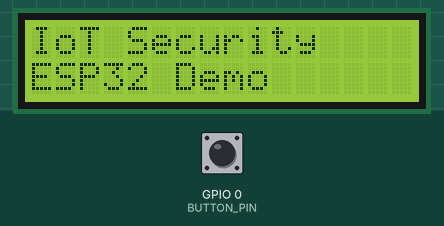
Recording of a sketch running on a simulated ESP32. Shown: 16×2 character LCD. The inputs (shaded band) are chosen by the test bench; at power-on: GPIO 0 (BUTTON_PIN) HIGH. WiFi joins after 1.5 s; servers stay silent unless stated; what the sketch prints to the serial monitor is not drawn.

Above: at 0.6 s.
At 4.2 s:
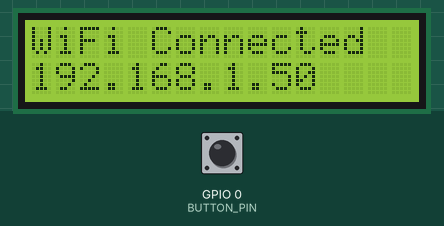
At 26.5 s:
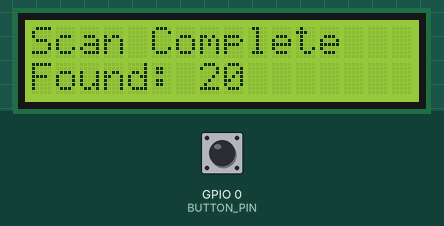
At 28.6 s:
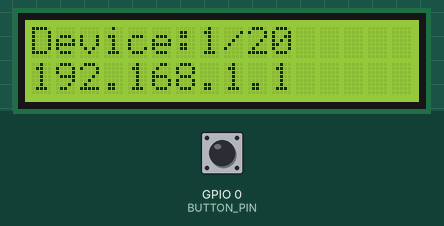
At 33.6 s:
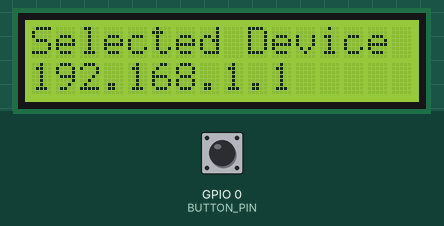
At 37.1 s:
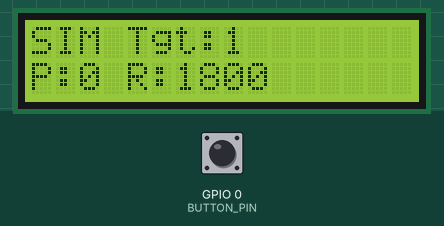

Measured:
- what the display in image 0 shows lasts 2.0 s, from 0.6 s to 2.6 s
- what the display in image 3 shows lasts 5.0 s, from 28.5 s to 33.5 s
- what the display in image 5 shows lasts 0.5 s, from 37.1 s to 37.6 s

The sketch:

Denial_of_Service_Attack_IOT.ino
```cpp
#include <WiFi.h>
#include <ESPping.h>
#include <Wire.h>
#include <LiquidCrystal_I2C.h>

// ==========================================
// Project: Denial of Service Attack IoT
// Platform: ESP32
// Purpose: Educational Network Security Demo
// ==========================================

// Wi-Fi Configuration
// Replace these values for local testing.
// Do not publish real Wi-Fi credentials.

const char* ssid = "YOUR_WIFI_NAME";
const char* password = "YOUR_WIFI_PASSWORD";

// Hardware Configuration
#define BUTTON_PIN 0
#define LCD_SDA 21
#define LCD_SCL 22

LiquidCrystal_I2C lcd(0x27, 16, 2);

// Network Discovery
const int MAX_DEVICES = 20;
IPAddress devices[MAX_DEVICES];

int devicesFound = 0;
int selectedIndex = 0;

IPAddress selectedIP(0, 0, 0, 0);

// Simulation Statistics
unsigned long simulatedPackets = 0;
unsigned long startTime = 0;
unsigned long lastLCD = 0;
unsigned long lastSerial = 0;

const unsigned long DISPLAY_INTERVAL = 500;
const unsigned long SIMULATED_RATE = 1800;

// ==========================================
// 1. LCD Helper
// ==========================================

void showMessage(const String& line1,
                 const String& line2 = "") {
  lcd.clear();
  lcd.setCursor(0, 0);
  lcd.print(line1);
  lcd.setCursor(0, 1);
  lcd.print(line2);
}

// ==========================================
// 2. Wi-Fi Connection
// ==========================================

void connectWiFi() {
  showMessage("Connecting...", "Please wait");

  WiFi.mode(WIFI_STA);
  WiFi.begin(ssid, password);

  Serial.println("Connecting to Wi-Fi...");

  while (WiFi.status() != WL_CONNECTED) {
    delay(500);
    Serial.print(".");
  }

  Serial.println();
  Serial.println("Wi-Fi connected!");

  Serial.print("ESP32 IP: ");
  Serial.println(WiFi.localIP());

  showMessage("WiFi Connected", WiFi.localIP().toString());
  delay(2000);
}

// ==========================================
// 3. Network Discovery
// ==========================================

void scanNetwork() {
  showMessage("Scanning LAN...", "Please wait");

  Serial.println();
  Serial.println("=== Network Discovery ===");

  devicesFound = 0;

  IPAddress localIP = WiFi.localIP();

  for (int i = 1;
       i <= 254 && devicesFound < MAX_DEVICES;
       i++) {

    IPAddress testIP(
      localIP[0],
      localIP[1],
      localIP[2],
      i
    );

    if (testIP == localIP) {
      continue;
    }

    lcd.setCursor(0, 1);
    lcd.print("Scan:");
    lcd.print(i);
    lcd.print("/254    ");

    if (Ping.ping(testIP, 1)) {
      devices[devicesFound] = testIP;
      devicesFound++;

      Serial.print("Found: ");
      Serial.println(testIP.toString());
    }
  }

  Serial.print("Total devices found: ");
  Serial.println(devicesFound);

  showMessage(
    "Scan Complete",
    "Found: " + String(devicesFound)
  );

  delay(2000);
}

// ==========================================
// 4. Device Selection
// ==========================================

void selectDevice() {
  if (devicesFound == 0) {
    showMessage("No Devices", "Restarting...");
    delay(3000);
    ESP.restart();
  }

  selectedIndex = 0;

  unsigned long lastChange = millis();
  unsigned long lastButton = 0;

  const unsigned long CONFIRM_DELAY = 5000;

  Serial.println();
  Serial.println("=== Device Selection ===");
  Serial.println("Press BOOT to change device.");

  while (true) {
    unsigned long now = millis();

    if (digitalRead(BUTTON_PIN) == LOW &&
        now - lastButton > 300) {

      lastButton = now;
      lastChange = now;

      selectedIndex =
        (selectedIndex + 1) % devicesFound;

      Serial.print("Selected: ");
      Serial.println(
        devices[selectedIndex].toString()
      );
    }

    if (now - lastChange >= CONFIRM_DELAY) {
      break;
    }

    lcd.setCursor(0, 0);
    lcd.print("Device:");
    lcd.print(selectedIndex + 1);
    lcd.print("/");
    lcd.print(devicesFound);
    lcd.print("    ");

    lcd.setCursor(0, 1);
    lcd.print(
      devices[selectedIndex].toString()
    );

    delay(100);
  }

  selectedIP = devices[selectedIndex];

  showMessage(
    "Selected Device",
    selectedIP.toString()
  );

  Serial.print("Confirmed IP: ");
  Serial.println(selectedIP.toString());

  delay(2000);
}

// ==========================================
// 5. Safe Traffic Simulation
// ==========================================

void updateSimulation() {
  unsigned long elapsedMs = millis() - startTime;

  // Calculated simulation only.
  // No UDP packets are transmitted.
  simulatedPackets =
    (elapsedMs / 1000UL) * SIMULATED_RATE +
    ((elapsedMs % 1000UL) * SIMULATED_RATE) / 1000UL;
}

// ==========================================
// 6. LCD Statistics
// ==========================================

void updateLCD() {
  lcd.clear();

  lcd.setCursor(0, 0);
  lcd.print("SIM Tgt:");
  lcd.print(selectedIP[3]);

  lcd.setCursor(0, 1);
  lcd.print("P:");

  if (simulatedPackets > 999999) {
    lcd.print(simulatedPackets / 1000);
    lcd.print("k");
  } else {
    lcd.print(simulatedPackets);
  }

  lcd.print(" R:");
  lcd.print(SIMULATED_RATE);
}

// ==========================================
// 7. Setup
// ==========================================

void setup() {
  Serial.begin(115200);
  delay(500);

  pinMode(BUTTON_PIN, INPUT_PULLUP);

  Wire.begin(LCD_SDA, LCD_SCL);

  lcd.init();
  lcd.backlight();

  showMessage(
    "IoT Security",
    "ESP32 Demo"
  );

  delay(2000);

  connectWiFi();
  scanNetwork();
  selectDevice();

  showMessage(
    "Simulation",
    "Starting..."
  );

  delay(1500);

  startTime = millis();

  Serial.println();
  Serial.println("=== Simulation Started ===");
  Serial.println("No packets are transmitted.");
}

// ==========================================
// 8. Main Loop
// ==========================================

void loop() {
  updateSimulation();

  unsigned long now = millis();

  if (now - lastLCD >= DISPLAY_INTERVAL) {
    lastLCD = now;
    updateLCD();
  }

  if (now - lastSerial >= 2000) {
    lastSerial = now;

    unsigned long elapsed =
      (now - startTime) / 1000;

    Serial.printf(
      "[SIMULATION] IP: %s | Packets: %lu | Time: %lus | Rate: %lu pkt/s\n",
      selectedIP.toString().c_str(),
      simulatedPackets,
      elapsed,
      SIMULATED_RATE
    );
  }
}
```
